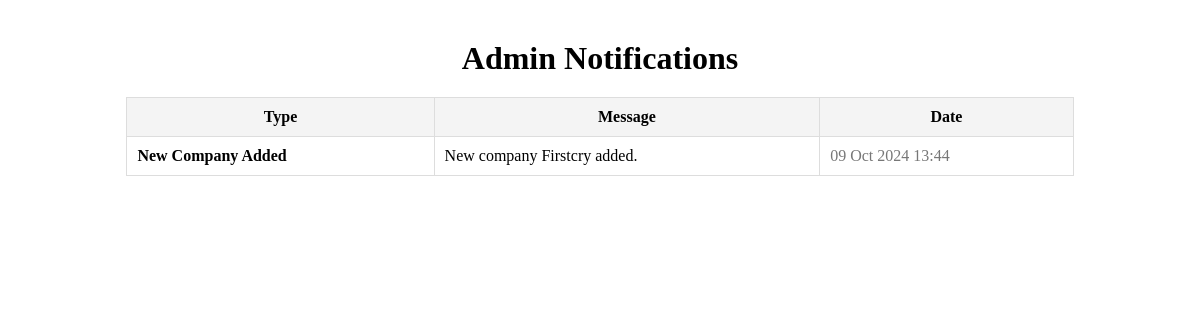
Screenshot of /siteadmin/notifications/ (signed in) with the database file from the repository.
### adminpanel/models.py (models this page shows, shortened)
class Notification(models.Model):
    NOTIFICATION_TYPES = (
        ('company', 'New Company Added'),
        ('job', 'New Job Added'),
        ('user', 'New User Registered'),
    )
    notification_type = models.CharField(max_length=50, choices=NOTIFICATION_TYPES)
    content_object_id = models.PositiveIntegerField(null=True, blank=True)  # ID of the associated company, job, or user
    message = models.CharField(max_length=255)  # Custom message
    created_at = models.DateTimeField(auto_now_add=True)

### adminpanel/views.py (the view)
# urls.py: path('notifications/', admin_notifications, name='admin_notifications'),
@login_required
def admin_notifications(request):
    notifications = Notification.objects.all().order_by('-created_at')  # Fetch all notifications
    return render(request, 'adminpanel/notifications.html', {'notifications': notifications})

### adminpanel/templates/adminpanel/notifications.html (shortened to what this page needs)
<!DOCTYPE html>
<html lang="en">
<head>
</head>
<body>
    <div class="container">
        <h1>Admin Notifications</h1>
        <table>
            <thead>
                <tr>
                    <th>Type</th>
                    <th>Message</th>
                    <th>Date</th>
                </tr>
            </thead>
            <tbody>
                {% for notification in notifications %}
                <tr>
                    <td class="notification-type">{{ notification.get_notification_type_display }}</td>
                    <td>{{ notification.message }}</td>
                    <td class="notification-date">{{ notification.created_at|date:"d M Y H:i" }}</td>
                </tr>
                {% empty %}
                <tr>
                    <td colspan="3">No notifications found.</td>
                </tr>
                {% endfor %}
            </tbody>
        </table>
    </div>
</body>
</html>

### adminpanel/templates/adminpanel/notifications.html (style rules this page uses)
.container { width: 80%; margin: 0 auto; margin-top: 40px; }
h1 { text-align: center; margin-bottom: 20px; }
table { width: 100%; border-collapse: collapse; margin-top: 20px; }
th, td { padding: 10px; border: 1px solid #ddd; }
th { background-color: #f4f4f4; }
.notification-type { font-weight: bold; }
.notification-date { color: #777; }

### rows the page displays
Notification: notification_type "New Company Added", message "New company Firstcry added.", created_at "09 Oct 2024 13:44"
